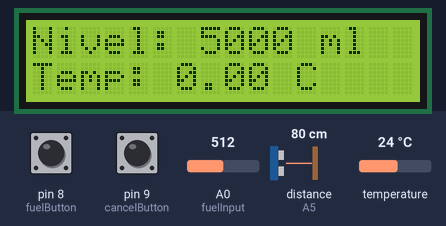
Simulated run of this sketch. Board: Arduino Uno, built with avr-gcc and run on an emulated ATmega328P. On the bench: 16×2 character LCD. The inputs (shaded band) are chosen by the test bench; at power-on: pin 8 (fuelButton) LOW, distance to the obstacle (sensor on A5) 80 cm, pin 9 (cancelButton) LOW, A0 (fuelInput) = 512, temperature 24 °C. The echo pulse lasts 58.3 µs per cm.

Above: at 3.6 s.
3.7 s: pin 8 (fuelButton) pulled HIGH for 0.15 s
At 4.33 s:
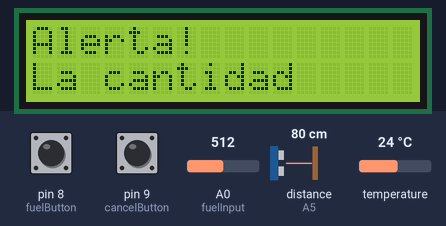
4.4 s: distance to the obstacle (sensor on A5) set to 2 cm
6.6 s: pin 9 (cancelButton) pulled HIGH for 3.2 s
At 10.1 s:
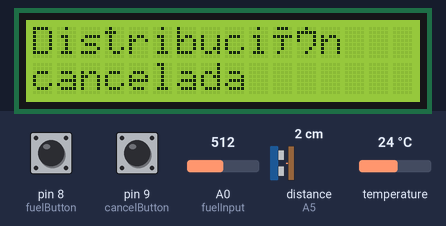
11.3 s: pin 8 (fuelButton) pulled HIGH for 1 s
At 13.5 s:
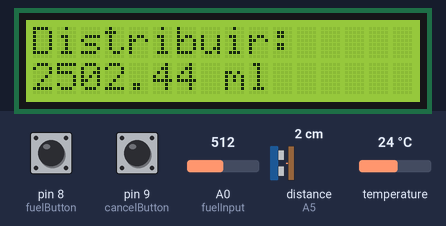
13.8 s: distance to the obstacle (sensor on A5) set to 18 cm
At 15.2 s:
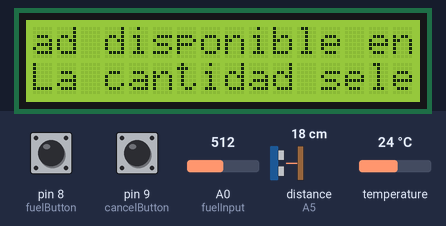

The sketch:

gas_station.ino
```cpp
#include <LiquidCrystal.h>
#include <OneWire.h> // Temp sensor library


/// Ultrasonic Sensor Variables and Pin Definition
int trig = A4;
int echo = A5;

// Tank 1 Parameters (Station's Tank)
float fuelLevel = 5000.00;

/// Tank 2 parameters
float maxTank2Volume = 4000.00; //ml
float maxTank2Height = 20.00; //cm
float sensorOffset = 10.00; //cm
float volumePerLevel = maxTank2Volume / maxTank2Height; // ml/cm

/// LCD definition and Inicialization
const int rs = 12, en = 11, d4 = 7, d5 = 6, d6 = 5, d7 = 4;
LiquidCrystal lcd(rs, en, d4, d5, d6, d7);

/// Temperture Sensor Variables and Pin Definition
OneWire  ds(10); // Temp sensor data pin 10

// variable to let the getTempC function know that it's its firts iteration
bool firstTime = true;

// variable to hold the value of the temperture sensor
float temp;

// count limit the number of times the temperture is measure
int count = 0;
int secondCounter = 0;

// Temperture normal range (0 > temp < 30) (°C)
float highTemp = 30.00;
float lowTemp = 0.00;

/// Potentiomer For Fuel Level Input
int fuelInput = A0;
int potValue = 0; // variable to hold potentiometer value

// Buttons to initialize fuel supply
const int fuelButton = 8;

// Button to cancel any operation in execution
const int cancelButton = 9;

// Variables to hold buttons state
int fuelButtonState = 0;
int cancelButtonState = 0;


void setup() {
  // LCD configuration
  lcd.begin(16, 2);
  lcd.setCursor(0, 0);

  // Settings for the ultrasonic sensor
  pinMode(trig, OUTPUT);
  pinMode(echo, INPUT);

  pinMode(fuelButton, INPUT);
  pinMode(cancelButton, INPUT);

  welcomeMessage(); // print on LCD a start message
  checkStatus();    // print temp and tank level
  firstTime = false;
}

void loop() {
  fuelSupply();
  checkStatus();
}

// Helper functions definition
void oneByOneLetterWithAutoscroll(String message, int cursorPos) {
  lcd.setCursor(0, cursorPos);

  for (int i = 0; i < message.length(); i++) {
    lcd.print(message[i]);
    delay(20);
  }

  if (message.length() > 16) {
    for (int i = 0; i < message.length() - 16; i++) {
      lcd.scrollDisplayLeft();
      delay(20);
    }
  }
}

void oneByOneLetter(String row_0 = "", String row_1 = "") {
  lcd.clear();

  if (row_0 != "") {
    oneByOneLetterWithAutoscroll(row_0, 0);
  }

  if (row_1 != "") {
    oneByOneLetterWithAutoscroll(row_1, 1);
  }
}

float getTempC() {
  byte i;
  byte present = 0;
  byte type_s;
  byte data[12];
  byte addr[8];
  float celsius;

  if ( !ds.search(addr)) {
    ds.reset_search();
    delay(250);
    return;
  }

  // the first ROM byte indicates which chip
  switch (addr[0]) {
    case 0x10:
      //Serial.println("  Chip = DS18S20");  // or old DS1820
      type_s = 1;
      break;
    case 0x28:
      //Serial.println("  Chip = DS18B20");
      type_s = 0;
      break;
    case 0x22:
      //Serial.println("  Chip = DS1822");
      type_s = 0;
      break;
    default:
      //Serial.println("Device is not a DS18x20 family device.");
      return;
  }

  ds.reset();
  ds.select(addr);
  ds.write(0x44, 1);        // start conversion, with parasite power on at the end

  // 1000 ms delay
  if (!firstTime) {
    for (int i = 0; i < 20; i++) {
      fuelSupply();
      delay(50);
    }
  } else {
    delay(1000);
  }

  // we might do a ds.depower() here, but the reset will take care of it.
  present = ds.reset();
  ds.select(addr);
  ds.write(0xBE);         // Read Scratchpad

  for ( i = 0; i < 9; i++) {           // we need 9 bytes
    data[i] = ds.read();
  }

  int16_t raw = (data[1] << 8) | data[0];
  if (type_s) {
    raw = raw << 3; // 9 bit resolution default
    if (data[7] == 0x10) {
      // "count remain" gives full 12 bit resolution
      raw = (raw & 0xFFF0) + 12 - data[6];
    }
  } else {
    byte cfg = (data[4] & 0x60);
    // at lower res, the low bits are undefined, so let's zero them
    if (cfg == 0x00) raw = raw & ~7;  // 9 bit resolution, 93.75 ms
    else if (cfg == 0x20) raw = raw & ~3; // 10 bit res, 187.5 ms
    else if (cfg == 0x40) raw = raw & ~1; // 11 bit res, 375 ms
    //// default is 12 bit resolution, 750 ms conversion time
  }
  celsius = (float)raw / 16.0;
  return celsius;
}

String formatValueForLCD(float value, int ch) {
  int valueLength = String(value).length();
  String formattedValue = String(value);

  if (valueLength < ch);
    for (int i = 0; i < ch - valueLength; i++) {
      formattedValue  = "0" + formattedValue;
    }
    return formattedValue;
 }

void clearAtCursor(int column, int row) {
  lcd.setCursor(column, row);
  lcd.print("                ");
  lcd.setCursor(column, row);
}

void welcomeMessage() {
  oneByOneLetter("Bienvenido!");
  delay(350);
  lcd.clear();
  oneByOneLetter("Iniciando el", "sistema...");
  delay(350);
  lcd.clear();
}

void checkStatus() {
  temp = getTempC();

  lcd.clear();
  lcd.setCursor(0, 0);
  lcd.print("Nivel: ");
  lcd.print(int(fuelLevel));
  lcd.print(" ml");

  lcd.setCursor(0, 1);
  lcd.print("Temp: ");
  lcd.print(temp);
  lcd.print(" C");
}

void fuelSupply() {
  fuelButtonState = digitalRead(fuelButton);
  cancelButtonState = digitalRead(cancelButton);

  if (fuelButtonState == HIGH) {
    if (temp < lowTemp or temp > highTemp) {
      lcd.clear();
      lcd.print("Pelirgo!");
      lcd.setCursor(0, 1);

      if (temp > highTemp) {
        lcd.print("Temp > ");
        lcd.print(highTemp);
      }
      else if (temp < lowTemp) {
        lcd.print("Temp < ");
        lcd.print(lowTemp);
      }
      lcd.print(" C");
      delay(1000);
      lcd.setCursor(0, 1);
      lcd.print("                ");
      return;
    }
    else {
      lcd.clear();
      lcd.print("Distribuir:");
      lcd.setCursor(0, 1);
      delay(50);
      lcd.print(".");
      delay(50);
      lcd.print(".");
      delay(50);
      lcd.print(".");
      delay(50);
      lcd.setCursor(0, 1);
      delay(50);

      float quantityPerBit = fuelLevel / 1023;
      float quantityToSupply = 0.0;

      // Read the pot value and determine the quantity of gas to e supplied
      while(true) {
        fuelButtonState = digitalRead(fuelButton);
        cancelButtonState = digitalRead(cancelButton);

        if (cancelButtonState == HIGH) {
          lcd.clear();
          lcd.print("Distribución");
          lcd.setCursor(0, 1);
          lcd.print("cancelada");
          delay(250);
          break;
        }
        if (fuelButtonState == HIGH) {
          lcd.clear();
          fuelLevel = fuelLevel - quantityToSupply;

          // function to measure the supplied fuel
              //  while suppliedFuel < quantityToSupply
                      // continue
                  //  print "fuel supplied"

          lcd.print("Fuel supplied");
          delay(250);
          lcd.clear();
          break;
        }

        // Determine the quantity to be supplied
        potValue = analogRead(fuelInput);
        quantityToSupply = potValue * quantityPerBit;
        float volumeAvailableOnSecondTank = getVolumeAvailableOnSecondTank();

        if (quantityToSupply > volumeAvailableOnSecondTank) {
          lcd.clear();
          lcd.print("Alerta!");
          lcd.setCursor(0, 1);
          String alertMessage = "La cantidad selecciona supera la capacidad disponible en el tanque a ser suministrado";

          oneByOneLetterWithAutoscroll(alertMessage, 1);
          delay(200);

          lcd.clear();
          oneByOneLetter("Capacidad", "disponible: ");
          lcd.print(volumeAvailableOnSecondTank);
          delay(500);

          oneByOneLetter("La cantidad a suministrar fue modificada");
          delay(200);
          lcd.clear();

          quantityToSupply = volumeAvailableOnSecondTank;
          lcd.print("Distribuir:");
        }

        lcd.setCursor(0, 1);
        lcd.print(formatValueForLCD(quantityToSupply, String(fuelLevel).length()));
        lcd.print(" ml");
      } // while loop
    } // else statement
  } // if fuelButtonState
} // void

void printMessage(String message, float value) {
  Serial.println(message);
  Serial.println(value);
}

float getFuelVolumeOnSecondTank(){
  long echoTime = 0; // holds time transcurred from the trig singnal to the echo signal
  long fuelDistance = 0; // holds distance from sensor to the fuel

  // Transmitting pulse
  digitalWrite(trig, LOW);
  delayMicroseconds(2);
  digitalWrite(trig, HIGH);
  delayMicroseconds(10);
  digitalWrite(trig, LOW);

  // Waiting for pulse
  echoTime = pulseIn(echo, HIGH);
  //printMessage("Echo time: ", echoTime); // Debug
  //delay(500);

  // Calculate distance from the sensor to the fuel
  fuelDistance = (echoTime / 58) - sensorOffset;
  //printMessage("Fuel Distance: ", fuelDistance); // Debug
  //delay(500);

  // Calculate fuel volumene for fuelDistance
  float fuelVolume = fuelDistance * volumePerLevel; // cm * ml/cm = ml
  //printMessage("Fuel volume: ", fuelVolume); // Debug
  //delay(500);

  // returning value
  return fuelVolume;
}

float getVolumeAvailableOnSecondTank() {
  float currentTankVolume = getFuelVolumeOnSecondTank();
  float availableVolume = maxTank2Volume - currentTankVolume;

  return availableVolume;
}
```

Measured:
- after the input at 3.7 s, the display: first differs from a run without the input after 0.07 s (image 1 shows a later state)
- after the input at 6.6 s, the display: first differs from a run without the input after 3.2 s (image 2)
- after the input at 11.3 s, the display: first differs from a run without the input at once (image 3 shows a later state)
- after the input at 13.8 s, the display: first changes at once (image 4 shows a later state)
